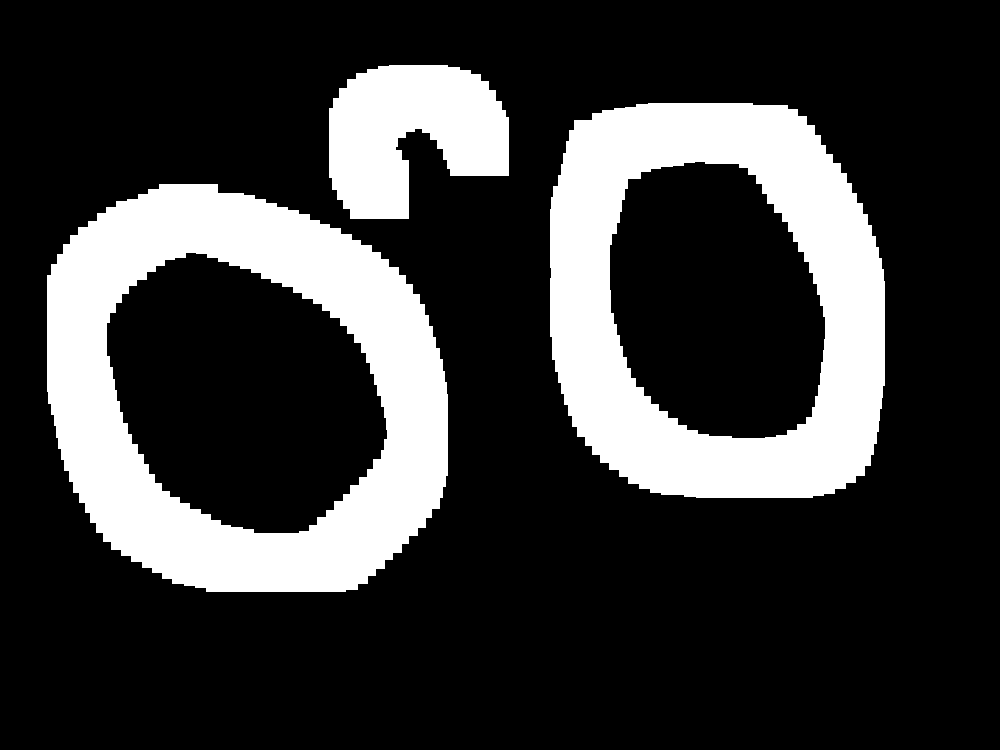
//> input picture waterdrop/src/main/d.png, 1000 x 750 px
$ ./heli   (built with g++ and OpenCV 4)
//> lines starting //> are read from the running program, lines starting //| are printed output that depends on the picture; after the words box and inside, x2 and y2 are one past the last pixel; in counts of white or black regions, pixels touching at a corner belong together
#include <opencv2/imgproc/imgproc.hpp>
#include <opencv2/core/core.hpp>
#include <opencv2/highgui/highgui.hpp>
#include "SDL/SDL.h"
#include <stdlib.h>
#include "CHeli.h"
#include <unistd.h>
#include <stdio.h>

#include <string>
#include <sstream>

#include <iostream>
#include <iomanip>

#include <time.h>
#include <ctime>

using namespace cv;
using namespace std;

struct pix {
  int x;
  int y;

  pix *next=NULL;
};

void blackAndWhite(const Mat &sourceImage, Mat &destinationImage);
void binarize(const Mat &sourceImage, Mat &destinationImage);
int discreteSpiral(const Mat &sourceImage, int spiral_width);
int waterDrop(const Mat &sourceImage, int xx, int yy); //Returns #of pixels of this object
void printlist(pix *head);

int main(int argc, char** argv)
{
	time_t start = 0;
	time_t end = 0;
	long elapsed = 0;

	start = time(NULL);  // grab start time
	// show the question

    Mat frame = imread( "/home/asus/vision/gotaf2/src/main/d.png", 1 );
//> frame is the input picture: 750 rows x 1000 cols, CV_8UC3; 22.2% white; 3 white regions, box (x1, y1, x2, y2) and area: (47, 184, 448, 592) 77342, (550, 103, 885, 498) 69636, (329, 65, 509, 219) 19459
	cout<<"Objetos encontrados: "<<discreteSpiral(frame, 0)<<endl;

	end = time(NULL);  // grab the end time
	elapsed = start - end;  // compute elapsed time

	cout<<elapsed<<endl;
	cout<<ctime(&end)<<endl;
    return 0;
}

// [45 lines left out: functions binarize, blackAndWhite, not called in this run]

int discreteSpiral(const Mat &sourceImage, int spiral_width)
{
//> called with spiral_width = 0
    int totalObjects=0;
    int channels = sourceImage.channels();
//> channels = 3
    uchar* p;

    int ysize = sourceImage.rows;
//> ysize = 750
    int xsize = sourceImage.cols;
//> xsize = 1000

    int cont  = 1;
    int sign  = -1;

    int coor[2]  = {ysize/2,xsize/2};
//> coor = [375, 500]
    int coorM[2] = {ysize,xsize};
//> coorM = [750, 1000]

    int corners4 = 0;

    while (corners4 < 4)
    {
        for(int k=0; k<2; k++)
        {

            for(int c=0; c<cont;c++)
            {
                int aux = coor[k]+(sign*(2+spiral_width));
                coor[k]=aux;

                if (aux < 0)
                    coor[k] = 0;
                else if (aux>= coorM[k])
                    coor[k]=coorM[k]-1;

                int x = coor[1];
                int y = coor[0];

                p = (uchar*) sourceImage.ptr<uchar>(y);
                if( p[x * channels + 2] == 255)
                {
                    cout <<waterDrop(sourceImage, x, y)<<endl;
                    totalObjects++;
                }

                // [7 lines of commented-out code are left out]
                if( (x==0 && y==0) || (x==(xsize-1) && y==0) || (x==0 && y==(ysize-1)) || (x==(xsize-1) && y==(ysize-1)) ) //If reacherd any corner
                {
                    corners4++;
                    //If a corner is reached, do not increase further
                    break;

                }
            }
            //Change Sign every two steps of K
            if(k==0)
            sign = sign * (-1);
        }

        cont++;
    }
//> this loop made 501 passes
//> (totalObjects, sign) on passes 1 to 3: (0, 1), (0, -1), (0, 1)
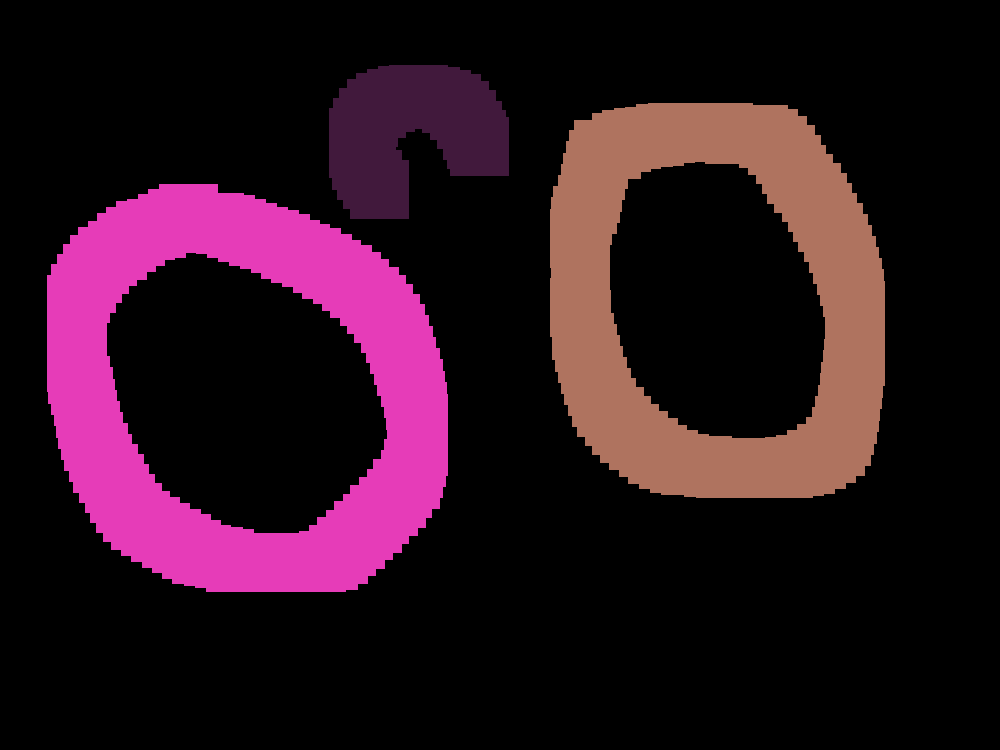
//> sourceImage: 750 rows x 1000 cols, CV_8UC3; mean B, G, R 29.4, 17.5, 41.7
//> after the loop, coor = [0, 999]; totalObjects = 3; corners4 = 5; sign = 1; cont = 502
//| Objetos encontrados: 3

    //Output the discrete Spiral

    imwrite( "/home/asus/Desktop/test.jpg", sourceImage);

    return totalObjects;
}

int waterDrop(const Mat &sourceImage, int xx, int yy)
{
    int channels = sourceImage.channels();
    uchar* p;
    int ysize = sourceImage.rows;
    int xsize = sourceImage.cols;
    int curx;
    int cury;
    bool visited=false;

////Create unique color with mathematic relationship from the coordinates
    int r = (xx*100)%255;
    int g = (yy*100)%255;
    int b = (100+(xx*yy))%255;

////Create new object, same for head and tail
    pix *head=new pix;
    pix *tail=head;

////Assign values for the first object
    head->x=xx;
    head->y=yy;
    head->next=NULL;

////Paint first pixel with respective color
        p = (uchar*) sourceImage.ptr<uchar>(yy);
        p[xx * channels + 2] = r;
        p[xx * channels + 1] = g;
        p[xx * channels + 0] = b;

        int finalCounter = 1;// m00
        int m10	= xx; 		 // Z xi
        int m01	= yy; 		 // Z yi
        int m20	= xx*xx; 	 // Z (xi)^2
        int m02	= yy*yy; 	 // Z (yi)^2
        int m11	= xx*yy; 	 // ZZ (xi*yi)


    while(head!=NULL)
    {
        curx = head->x;
        cury = head->y;

    ////Check NORTH->WEST->SOUTH->EAST
        int sign = -1;
        for(int k=0; k<2; k++)
        {
            for(int c=1; c>=0; c--)
            {
                int arrc[2]={curx, cury};
                arrc[c]=arrc[c]+(1*sign);

                //If not painted, then create new object and add as last
                p = (uchar*) sourceImage.ptr<uchar>(arrc[1]);
                int compare = p[(arrc[0]) * channels + 2] + p[(arrc[0]) * channels + 1]+ p[(arrc[0]) * channels + 0];
                if(compare== (255+255+255) )
                {
                ////Paint head pixel with respective color
                    p = (uchar*) sourceImage.ptr<uchar>(arrc[1]);
                    p[arrc[0] * channels + 2] = r;
                    p[arrc[0] * channels + 1] = g;
                    p[arrc[0] * channels + 0] = b;
                    //cout<<"Just painted: ("<<curx<<","<<cury<<")"<<endl;
                    finalCounter++;
                    m10 += arrc[0];
                    m01 += arrc[1];
                    m20 += arrc[0]*arrc[0];
                    m02 += arrc[1]*arrc[1];
                    m11	+= arrc[0]*arrc[1];


                    pix *ptail=new pix;
                    ptail->x = arrc[0];
                    ptail->y = arrc[1];
                    ptail->next = NULL;
                    //Update tail
                    tail->next = ptail;
                    tail = ptail;
                }
            }
            sign = sign * -1;
        }

    ////Move head
        pix *toDelete = head;
        head = head->next;
        delete toDelete;
        toDelete = NULL;
    }

    cout<<"m10: "<< m10 << endl;
    cout<<"m01: "<< m01 << endl;
    cout<<"m20: "<< m20 << endl;
    cout<<"m02: "<< m02 << endl;
    cout<<"m11: "<< m11 << endl;
    int xtestada = (m10/finalCounter);
    int ytestada = (m01/finalCounter);
    cout<<"Centroide X: "<<xtestada<<endl;
    cout<<"Centroide Y: "<<ytestada<<endl;

    //line(canvas[i], Point(10+c,182), Point(1+c,182), Scalar(2*c,2*c,2*c), 1, 8,0);
    //line(sourceImage, Point(xtestada-20,ytestada),Point(xtestada+20,ytestada),Scalar(0,0,255),1,8,0);
    //line(sourceImage, Point(xtestada,ytestada-20),Point(xtestada,ytestada+20),Scalar(0,0,255),1,8,0);
    return finalCounter;
}


// [13 lines left out: function printlist, not called in this run]

$ run again, with waterdrop/src/main/c.png copied over waterdrop/src/main/d.png
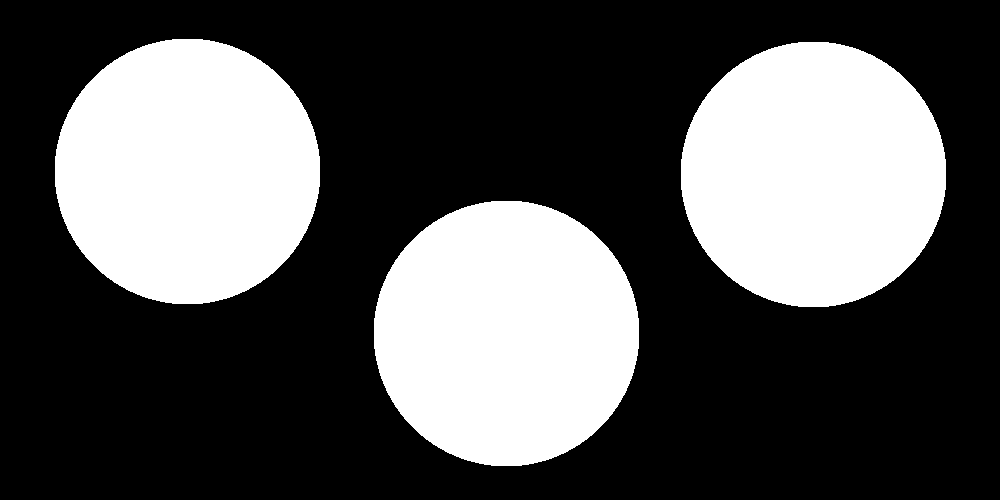
//> input picture waterdrop/src/main/c.png, 1000 x 500 px
//> frame is the input picture: 500 rows x 1000 cols, CV_8UC3; 33.3% white; 3 white regions, box (x1, y1, x2, y2) and area: (55, 39, 320, 304) 55445, (681, 42, 946, 307) 55445, (374, 201, 639, 466) 55445
//> the loop in discreteSpiral, `while (corners4 < 4)` made 501 passes
//> sign on passes 1 to 3: 1, -1, 1
//> after the loop in discreteSpiral, `while (corners4 < 4)`:
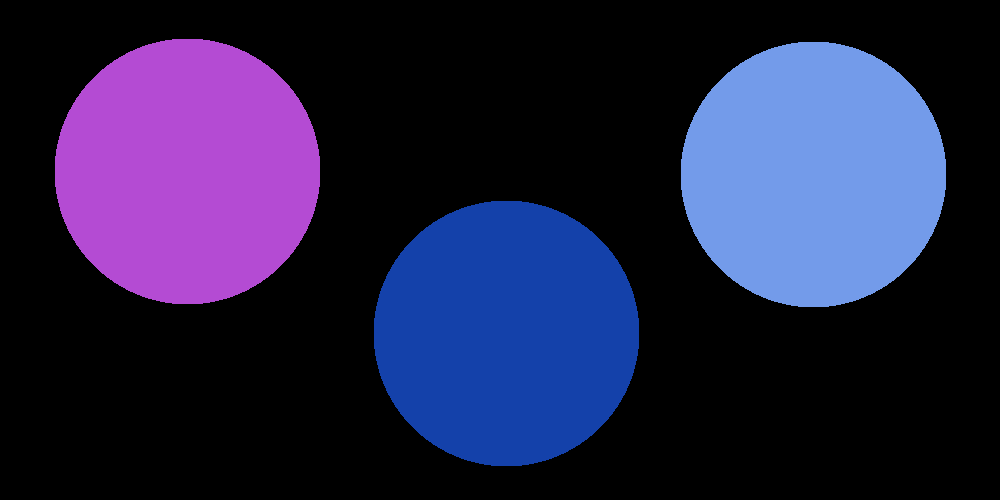
//> sourceImage: 500 rows x 1000 cols, CV_8UC3; mean B, G, R 68.2, 32.7, 34.9
//> after the loop in discreteSpiral, `while (corners4 < 4)`: coor = [0, 999]; totalObjects = 3; corners4 = 5; sign = 1; cont = 502
//| Objetos encontrados: 3
